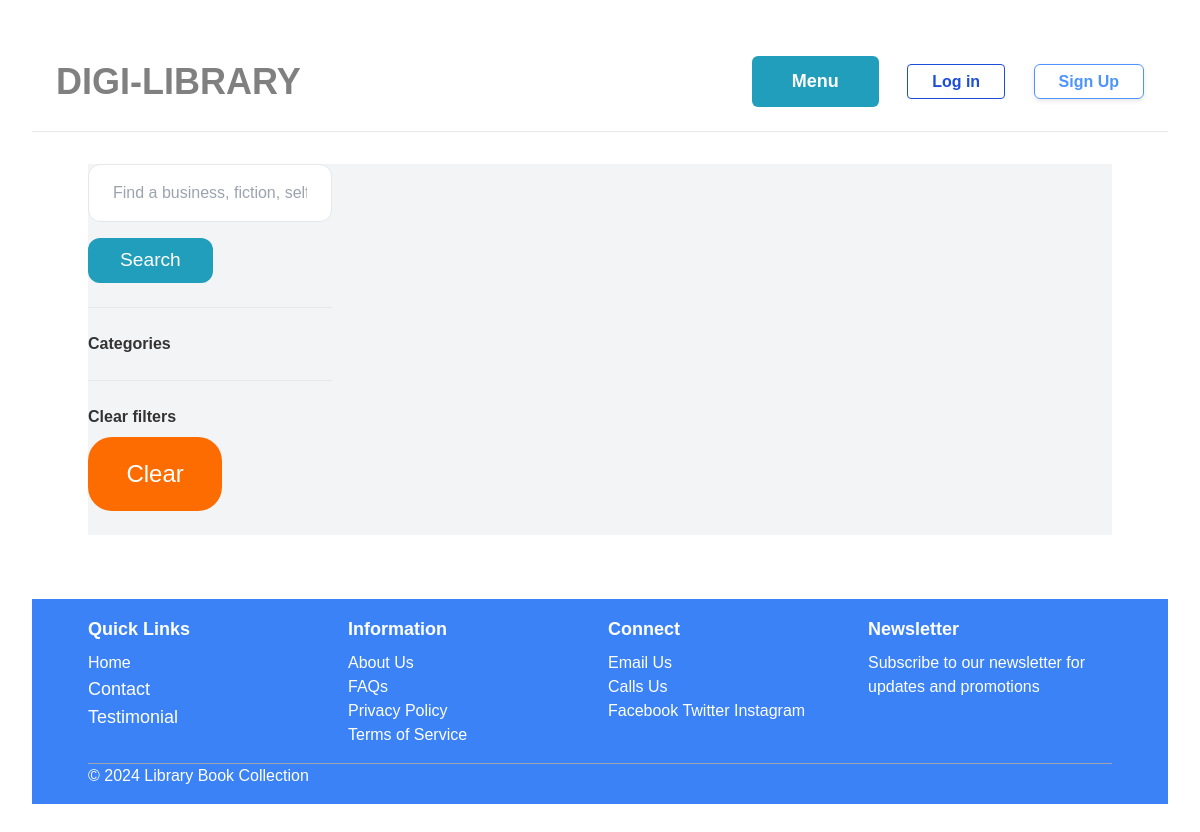
Page /file/?query=&category=6 on the earlier database version.
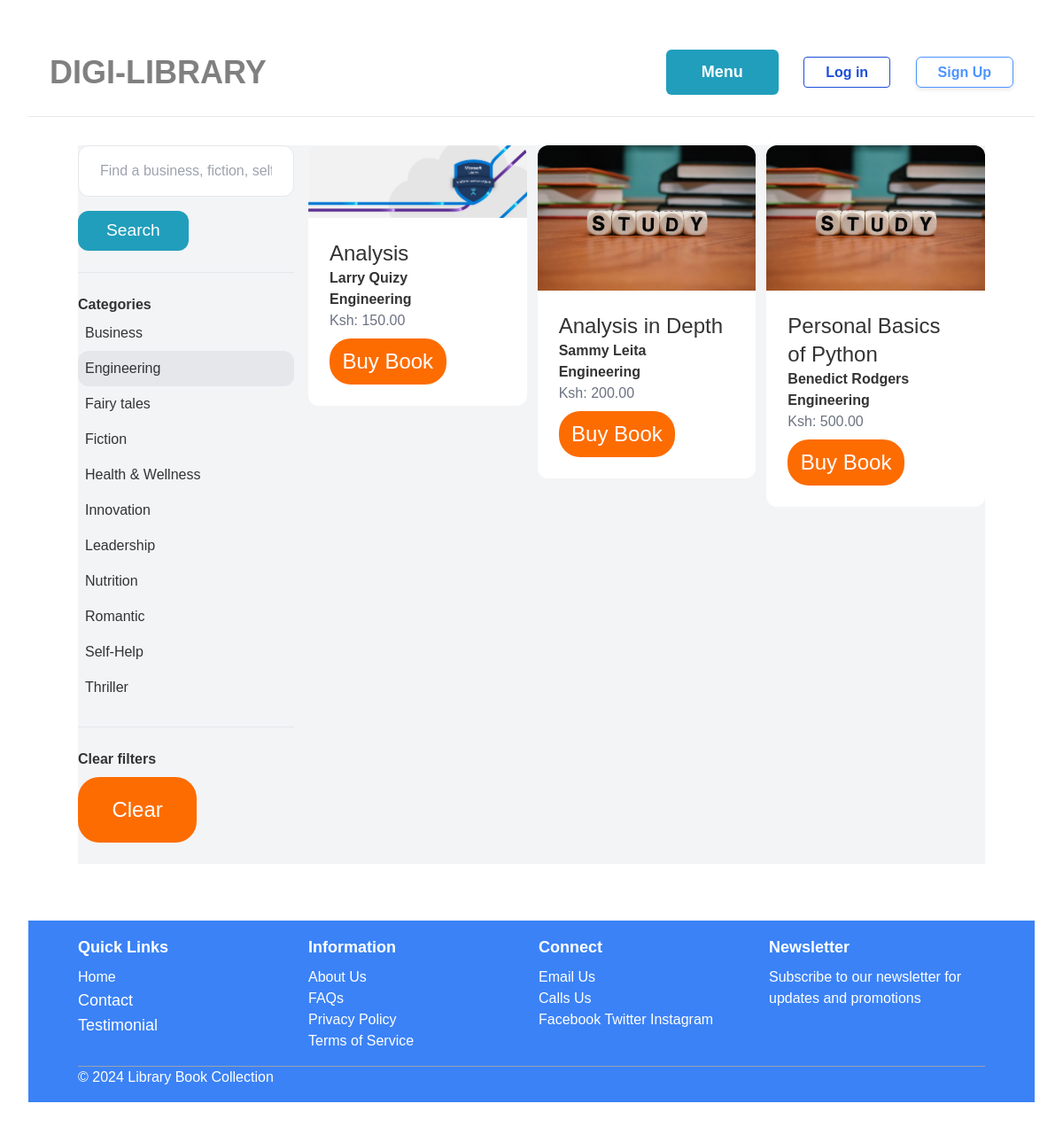
Same page on the later database version.
### file/models.py (models this page shows, shortened)
class Category(models.Model):
    name = models.CharField(max_length=255)
    class Meta:
        ordering = ('name',)
        verbose_name_plural = 'Categories'
    def __str__(self):
        return self.name

class File(models.Model):
    title = models.CharField(max_length=100)
    author = models.CharField(max_length=100)
    publication_year = models.PositiveIntegerField()
    category = models.ForeignKey(Category, related_name='files', on_delete=models.CASCADE)
    language = models.CharField(max_length=50)
    description = models.TextField(blank=True, null=True)
    available = models.BooleanField(default=True)
    rating = models.DecimalField(max_digits=3, decimal_places=2, null=True, blank=True)
    num_ratings = models.IntegerField(default=0)
    price = models.DecimalField(max_digits=10, decimal_places=2)
    image = models.ImageField(upload_to='file_images', blank=True, null=True)
    created_by = models.ForeignKey(User, related_name='uploaded_files', on_delete=models.CASCADE)
    created_at = models.DateTimeField(auto_now_add=True)
    file_type = models.CharField(max_length=50, choices=[('pdf', 'PDF'), ('slides', 'Slides'), ('doc', 'Doc')])
    file = models.FileField(upload_to='docs/')

### file/views.py (the view)
# urls.py: path('', views.files, name='files'),
def files(request):
    query = request.GET.get('query', '')
    category_id = request.GET.get('category', 0)
    categories = Category.objects.all()
    files = File.objects.all()
    if category_id:
        files = files.filter(category_id=category_id)
    if query:
        files = files.filter(Q(title__icontains=query) | Q(description__icontains=query))
    return render(request, 'file/files.html', {
        'files': files,
        'query': query,
        'categories': categories,
        'category_id': int(category_id)
    })

### file/templates/file/files.html (shortened to what this page needs)
{% extends 'books/base.html' %}
{% block content %}
    <div style="padding-bottom: 1.5rem; display: grid; grid-template-columns: repeat(4, 1fr); grid-gap: 1rem; background-color: #f3f4f6; font-family: Arial, sans-serif;">
        <div class="col-span-1">
            <form method="get" action="{% url 'file:files' %}">
                <input name="query" class="w-full py-4 px-6 border rounded-xl" type="text" value="{{ query }}" placeholder="Find a business, fiction, self-help book...">
                <button style="margin-top: 1rem; padding: 0.5rem 2rem; font-size: 1.2rem; background-color: #219ebc; color: #ffffff; border-radius: 0.75rem;">Search</button>
            </form>
            <hr class="my-6">
            <p class="font-semibold">Categories</p>
            <ul>
                {% for category in categories %}
                    <li class="py-2 px-2 rounded-xl{% if category.id == category_id %} bg-gray-200{% endif %}">
                        <a href="{% url 'file:files' %}?query={{ query }}&category={{ category.id }}">{{ category.name }}</a>
                    </li>
                {% endfor %}
            </ul>
            <hr class="my-6">
            <p class="font-semibold">Clear filters</p>
            <ul>
                <li><a href="{% url 'file:files' %}" style="margin-top: 0.5rem; padding: 1.2rem 2.4rem; display: inline-block; background-color: #FD6C01; font-size: 1.5rem; border-radius: 1.5rem; color: white; text-decoration: none;">Clear</a>
        </div>
        <div class="col-span-3">
            <div class="grid grid-cols-3 gap-3">
                {% for file in files %}
                    <div>
                        <a href="{% url 'file:detail' file.id %}">
                            <div>
                                <img src="{{ file.image.url }}" class="rounded-t-xl">
                            </div>
                            <div class="p-6 bg-white rounded-b-xl">
                                <h2 class="text-2xl">{{ file.title }}</h2>
                                <p class="font-semibold">{{ file.author }}</p>
                                <p class="font-semibold">{{ file.category }}</p>
                                <p class="text-gray-500">Ksh: {{ file.price }}</p>
                                <a href="{% url 'file:payment' file.id %}" style="margin-top: 0.5rem; padding: 0.5rem 0.9rem; display: inline-block; background-color: #FD6C01; font-size: 1.5rem; border-radius: 1.5rem; color: white; text-decoration: none;">Buy Book</a>
                            </div>
                        </a>
                    </div>
                {% endfor %}
            </div>
        </div>
    </div>
{% endblock %}

Differences in the rows shown:
added Category: name "Business"
added Category: name "Engineering"
added Category: name "Fairy tales"
added Category: name "Fiction"
added Category: name "Health & Wellness"
added Category: name "Innovation"
added Category: name "Leadership"
added Category: name "Nutrition"
added Category: name "Romantic"
added Category: name "Self-Help"
added Category: name "Thriller"
added File: image (picture), title "Analysis", author "Larry Quizy", category "Engineering", price "150.00"
added File: image (picture), title "Analysis in Depth", author "Sammy Leita", category "Engineering", price "200.00"
added File: image (picture), title "Personal Basics of Python", author "Benedict Rodgers", category "Engineering", price "500.00"
